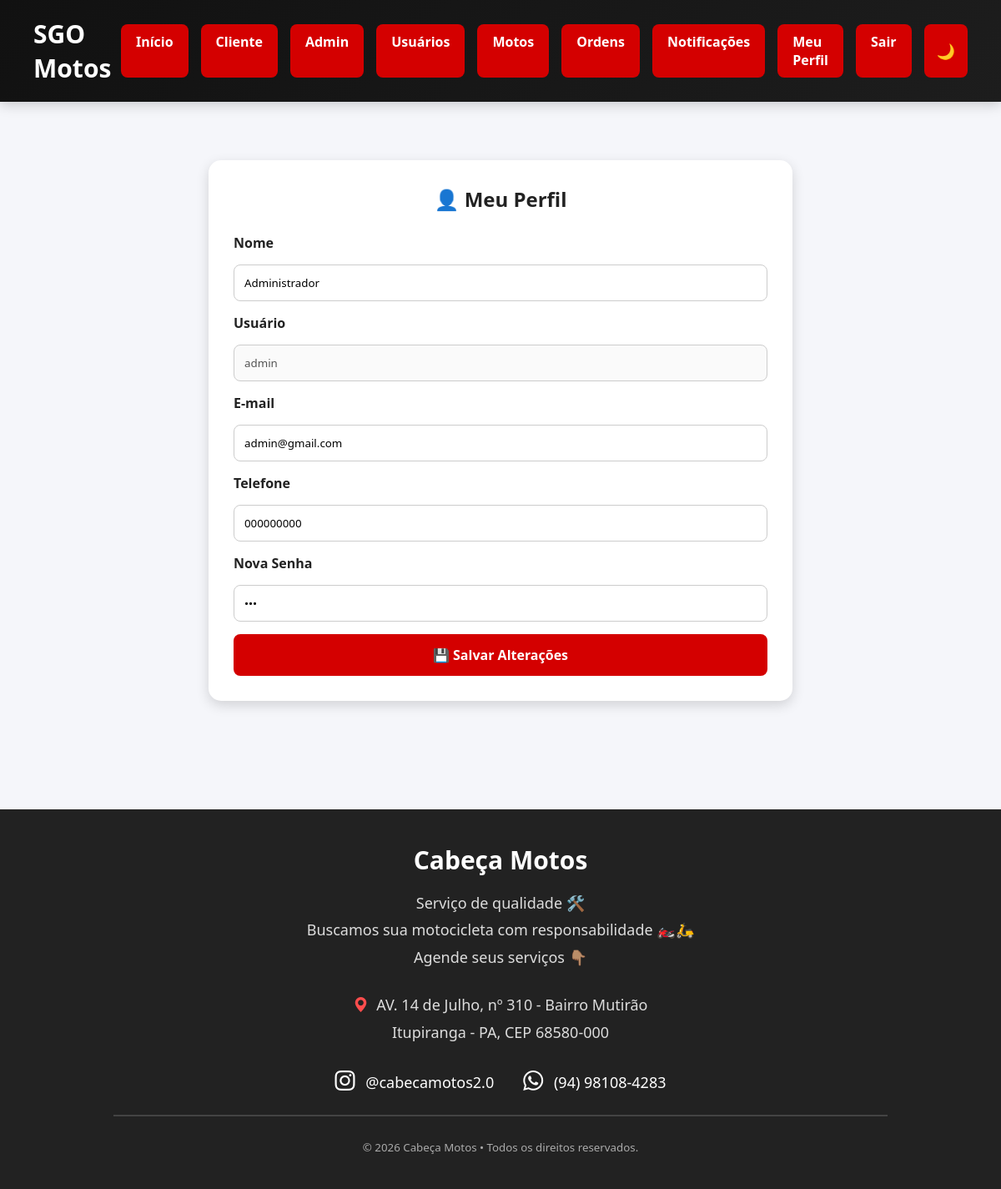
The app's page /perfil (signed in) with its own data.
### tables this page shows
CREATE TABLE usuarios(

    id INTEGER PRIMARY KEY AUTOINCREMENT,
    usuario TEXT,
    senha TEXT,
    tipo TEXT,
    nome TEXT,
    telefone TEXT,
    email TEXT

);

### routes/usuario_routes.py (the view, shortened to what this page needs)
@usuario.route("/perfil", methods=["GET", "POST"])
def perfil():
    if "usuario" not in session:
        return redirect(url_for("auth.login"))
    usuario_dados = obter_usuario(
        session["usuario"]
    )
    return render_template(
        "perfil.html",
        usuario=usuario_dados
    )

### app.py (called while the page is built)
@app.context_processor
def notificacoes_menu():
    if "usuario" in session:
        return {
            "total_notificacoes": contar_nao_lidas(
                session["usuario"]
            )
        }
    return {
        "total_notificacoes": 0
    }

### database.py (called while the page is built)
def conectar():
    conn = sqlite3.connect("banco.db")
    conn.row_factory = sqlite3.Row
    return conn

### repositories/notificacao_repository.py (called while the page is built)
def contar_nao_lidas(usuario):
    conn = conectar()
    total = conn.execute(
        """
        SELECT COUNT(*) AS total
        FROM notificacoes
        WHERE usuario = ?
        AND lida = 0
        """,
        (usuario,)
    ).fetchone()
    conn.close()
    return total["total"]

### repositories/usuario_repository.py (called while the page is built)
def buscar_usuario_por_login(usuario):
    conn = conectar()
    usuario_encontrado = conn.execute(
        """
        SELECT *
        FROM usuarios
        WHERE usuario = ?
        """,
        (usuario,)
    ).fetchone()
    conn.close()
    return usuario_encontrado

### services/usuario_service.py (called while the page is built)
def obter_usuario(usuario):
    return buscar_usuario_por_login(
        usuario
    )

### templates/perfil.html (shortened to what this page needs)
{% extends "base.html" %}
{% block conteudo %}
<div class="perfil-container">
    <h2>👤 Meu Perfil</h2>
    <form method="POST">
        <label>Nome</label>
        <input
            type="text"
            name="nome"
            value="{{ usuario.nome }}"
            required
        >
        <label>Usuário</label>
        <input
            type="text"
            value="{{ usuario.usuario }}"
            disabled
        >
        <label>E-mail</label>
        <input
            type="email"
            name="email"
            value="{{ usuario.email }}"
        >
        <label>Telefone</label>
        <input
            type="text"
            name="telefone"
            value="{{ usuario.telefone }}"
        >
        <label>Nova Senha</label>
        <input
            type="password"
            name="senha"
            value="{{ usuario.senha }}"
        >
        <button type="submit">
            💾 Salvar Alterações
        </button>
    </form>
</div>
{% endblock %}

### static/css/style.css (style rules this page uses)
* { margin:0; padding:0; box-sizing:border-box; font-family:'Segoe UI',sans-serif; }
body { background:#f5f6fa; color:#222; }
form { display:flex; flex-direction:column; gap:15px; }
input { padding:14px; border:1px solid #ddd; border-radius:10px; transition:.3s; }
button { padding:14px; border:none; background:#d40000; color:white; border-radius:10px; cursor:pointer; font-weight:bold; transition:.3s; }
button { cursor:pointer; }
input, select, textarea { max-width:100%; }
html { scroll-behavior:smooth; }

### templates/perfil.html (style rules this page uses)
.perfil-container { max-width:700px; margin:40px auto; background:white; padding:30px; border-radius:15px; box-shadow:0 5px 15px rgba(0,0,0,.15); }
.perfil-container h2 { text-align:center; margin-bottom:25px; }
.perfil-container form { display:flex; flex-direction:column; gap:15px; }
.perfil-container label { font-weight:bold; }
.perfil-container input { padding:12px; border:1px solid #ccc; border-radius:8px; }
.perfil-container button { background:#d40000; color:white; border:none; padding:14px; border-radius:8px; font-size:16px; cursor:pointer; }

### records on screen
usuarios: nome "Administrador", usuario "admin", email "admin@gmail.com", telefone "000000000"
